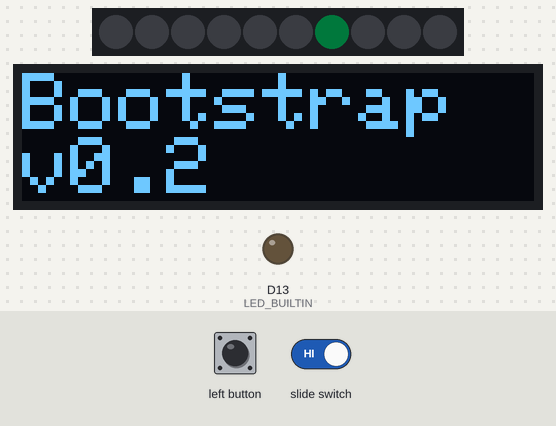
Bench run of a sketch on a simulated Adafruit Circuit Playground Express. Shown: 10 RGB LEDs in strip order, left to right, 128×32 one-colour display, output pins drawn as LEDs (lit = HIGH). Inputs (shaded band) come from the test bench. Dim RGB values are drawn brighter than linear; random numbers use the default seed unless the sketch sets one; pins used as bus, display or sensor lines are not drawn; what the sketch prints to the serial monitor is not drawn.

Above: at 3.65 s.
3.7 s: left button pressed for 0.15 s
At 5.2 s:
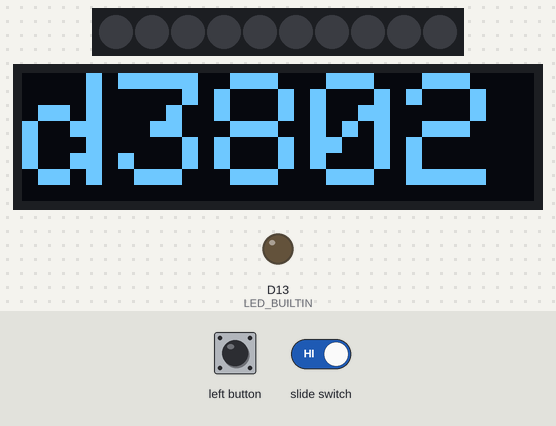
5.7 s: left button pressed for 1 s
At 6.5 s:
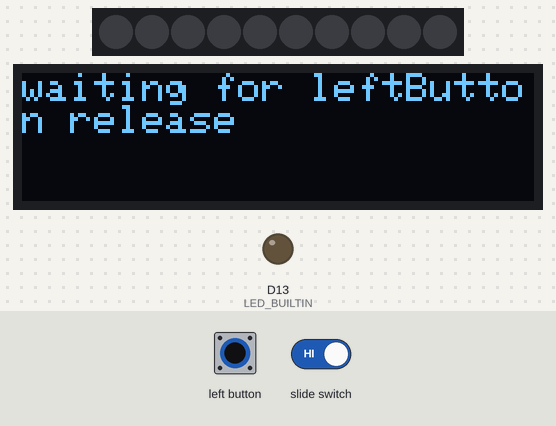
7.3 s: left button pressed for 0.15 s
At 8.8 s:
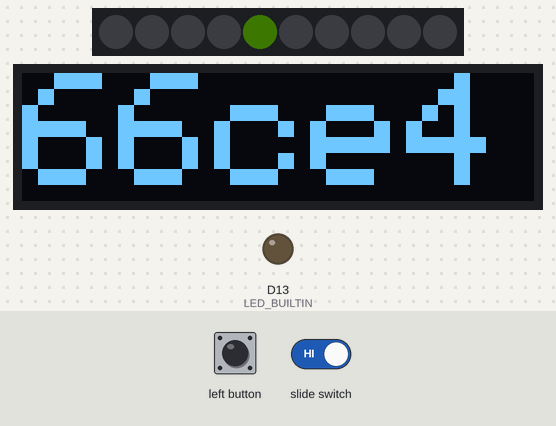
9.9 s: left button pressed for 3.2 s
At 11.3 s:
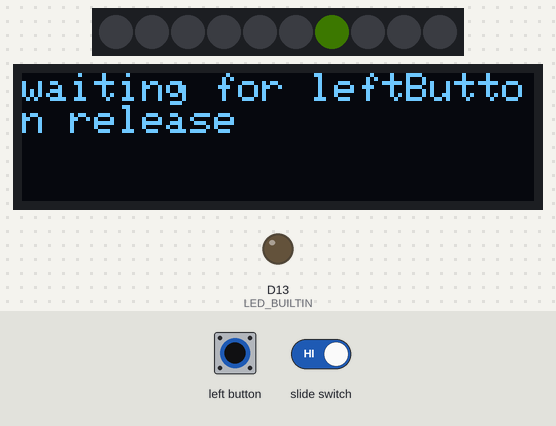
13.7 s: left button pressed for 0.15 s
At 14.8 s:
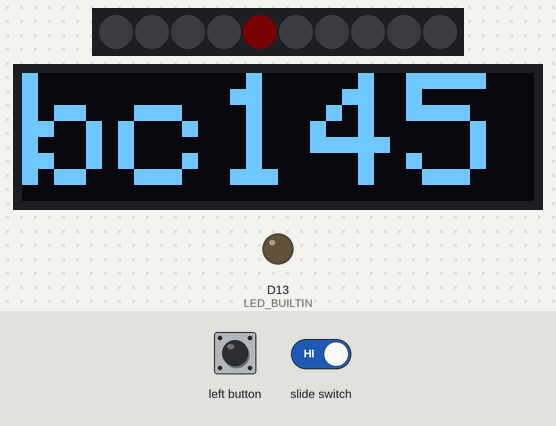
16.5 s: left button pressed for 1 s
At 17.3 s:
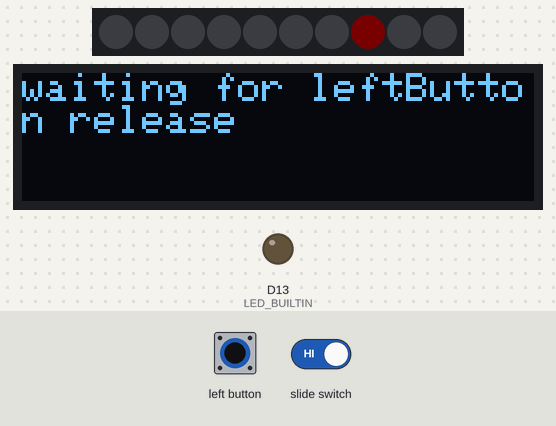
Timing chart, 0 to 19.1 s (numbered marks = the images above; inputs shaded):
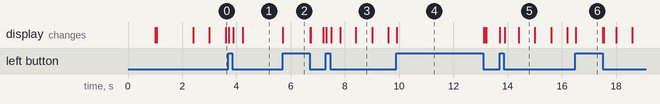

Measured:
- after the input at 5.7 s, the display: changes at once (image 2)
- what the display in image 3 shows lasts 0.6 s, from 8.4 s to 9.0 s

The sketch:

main.ino
```cpp
#include <Adafruit_CircuitPlayground.h>
#include <SPI.h>
#include <Wire.h>
#include <Adafruit_GFX.h>
#include <Adafruit_SSD1306.h>
#include <Adafruit_NeoPixel.h>

// CONFIG
const bool WAIT_FOR_SERIAL = false;  // pause app until serial monitor is connected
const String APP_VERSION = "0.2";    // the version of this app
const String APP_NAME = "Bootstrap"; // the name of this app
long neoPixelColour = 0x00FF9D;

// PINS
const byte AUDIBLE_OUTPUT_PIN = A0;

// NEOPIXELS
byte neoPixelBrightness = 2; // 0-255
const byte N_LEDS = 10;      // there 10 NeoPixel LEDs on the CPE
unsigned int activeNeoPixel = 0;

// DISPLAY
const bool USE_OLED = true;
const bool UPSIDE_DOWN_DISPLAY = false;
const bool DISPLAY_SHOULD_SLEEP = false;
const long SLEEP_DISPLAY_AFTER_DURATION = 9000;
const bool SHOW_ADAFRUIT_LOGO_ON_DISPLAY_STARTUP = false;

// INTERNAL
const byte OLED_RESET = 5;
Adafruit_SSD1306 display(OLED_RESET);
unsigned long timeDisplayStarted = 0;

void setup()
{
  CircuitPlayground.begin(neoPixelBrightness);
  pinMode(AUDIBLE_OUTPUT_PIN, OUTPUT);
  initSerialAndDisplay();
  randomizeSeed();
}

void loop()
{
  spinLEDs(600);
  checkForLeftButtonRelease();
  // right button disabled for use when using I2C
  checkForDisplaySleep();
}

void handleLeftButtonRelease()
{
  trace("handleLeftButtonRelease");
  neoPixelColour = random(0x000000, 0xFFFFFF);
  trace(String(neoPixelColour, HEX));
}

void spinLEDs(unsigned int ledDuration)
{
  bool makeNoise = CircuitPlayground.slideSwitch();
  int idx = floor(millis() / ledDuration);
  idx %= N_LEDS;
  if (idx != activeNeoPixel)
  {
    CircuitPlayground.clearPixels();
    CircuitPlayground.setPixelColor(idx, neoPixelColour);
    if (makeNoise)
    {
      digitalWrite(AUDIBLE_OUTPUT_PIN, HIGH);
      delayMicroseconds(1);
      digitalWrite(AUDIBLE_OUTPUT_PIN, LOW);
    }
    activeNeoPixel = idx;
  }
}

/*
 *
 *
 *
 *
 *
 *
 *
 *
 *
 *
 *
 *
 *
 *
 *
 *
 * ************************************************
 * **********                         *************
 * **********     UTILITY METHODS     *************
 * **********                         *************
 * ************************************************
 */

void checkForLeftButtonRelease()
{
  if (CircuitPlayground.leftButton())
  {
    trace("waiting for leftButton release");
    while (CircuitPlayground.leftButton())
      ;
    trace("leftButton has been release");
    handleLeftButtonRelease();
  }
}

void randomizeSeed()
{
  byte pin = A3;
  analogReadResolution(12);
  pinMode(pin, INPUT);
  digitalWrite(pin, LOW); // disable internal pullup
  delay(150);
  unsigned int floatingInput = analogRead(pin);
  digitalWrite(pin, HIGH); // enable internal pullup
  randomSeed(floatingInput);
  analogReadResolution(10);
}

void traceToDisplay(String msg)
{
  updateDisplay(msg);
}

void traceToSerial(String msg)
{
  Serial.println(String(millis()) + " :: " + msg);
}

void trace(String msg)
{
  traceToSerial(msg);
  updateDisplay(msg);
}

void initDisplay()
{
  if (!USE_OLED)
    return;
  // by default, we'll generate the high voltage from the 3.3v line internally! (neat!)
  display.begin(SSD1306_SWITCHCAPVCC, 0x3C); // initialize with the I2C addr 0x3C (for the 128x32)
  if (UPSIDE_DOWN_DISPLAY)
  {
    display.setRotation(2);
  }
  if (SHOW_ADAFRUIT_LOGO_ON_DISPLAY_STARTUP)
  {
    display.display(); // show Adafruit logo
    delay(500);
  }
  // Clear the buffer.
  display.clearDisplay();
  display.setTextColor(WHITE);
  display.setTextSize(4);
  display.display();
}

void updateDisplay(String msg)
{
  if (!USE_OLED)
    return;
  unsigned int msgLength = msg.length();
  byte textSize = msgLength <= 6 ? 4 : msgLength <= 7 ? 3 : msgLength <= 12 ? 2 : 1;
  display.setTextSize(textSize);
  drawTextToDisplay(msg);
}

void updateDisplayWithFixedSizeText(String msg, byte textSize)
{
  if (!USE_OLED)
    return;
  display.setTextSize(textSize);
  drawTextToDisplay(msg);
}

void drawTextToDisplay(String msg)
{
  timeDisplayStarted = millis();
  display.clearDisplay();
  byte cursorY = 0;
  display.setCursor(0, cursorY);
  display.clearDisplay();
  display.println(msg);
  display.display();
}

void clearDisplay()
{
  if (!USE_OLED)
    return;
  display.clearDisplay();
  display.display();
}

void checkForDisplaySleep()
{
  if (!USE_OLED)
    return;
  if (DISPLAY_SHOULD_SLEEP && timeDisplayStarted > 0 && millis() - timeDisplayStarted > SLEEP_DISPLAY_AFTER_DURATION)
  {
    clearDisplay();
    timeDisplayStarted = 0;
  }
}

void flashSOS()
{
  int duration;
  int flashDurations[] = {100, 200, 300, 400, 300, 200};
  for (unsigned int i = 0; i < 6; i++)
  {
    duration = flashDurations[i];
    digitalWrite(LED_BUILTIN, HIGH);
    delay(duration);
    digitalWrite(LED_BUILTIN, LOW);
    delay(100);
  }
}

void initSerialAndDisplay()
{
  if (!WAIT_FOR_SERIAL)
    delay(1000);
  initDisplay();
  Serial.begin(9600);
  if (WAIT_FOR_SERIAL)
  {
    traceToDisplay("Waiting for Serial");
    while (!Serial)
    {
      flashSOS();
    };
  }
  String startUpMsg = APP_NAME + "\nv" + APP_VERSION;
  traceToSerial(startUpMsg);
  updateDisplayWithFixedSizeText(startUpMsg, 2);
  delay(1200);
}
```
